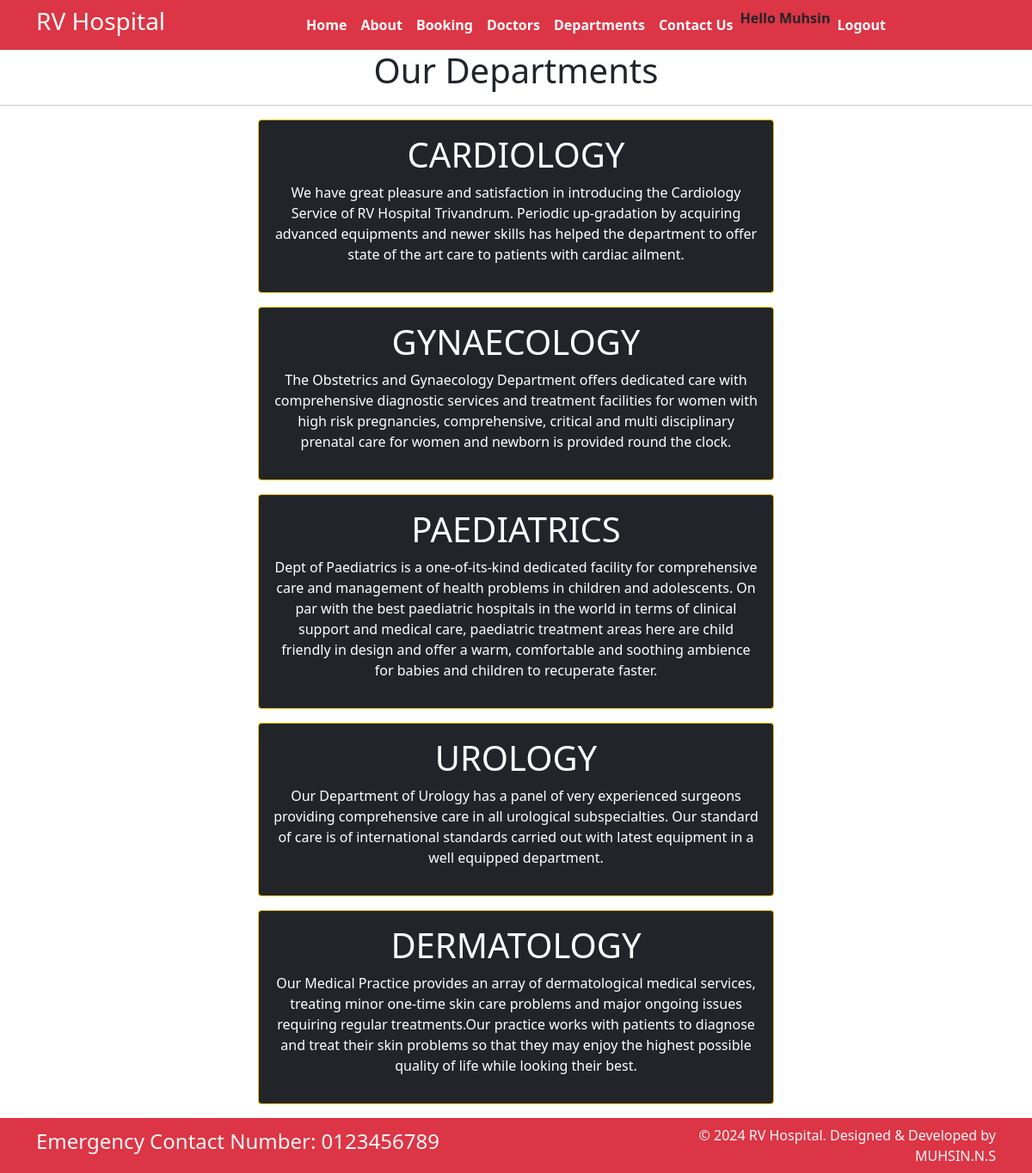
Screenshot of /department (signed in) with the database file from the repository.
### RVapp/models.py (models this page shows, shortened)
class Departments(models.Model):
    dep_name = models.CharField(max_length=100)
    dep_description = models.TextField()

### RVapp/views.py (the view)
# urls.py: path('department', views.department, name='department'),
def department(request):
    dict_dept = {
        'dept': Departments.objects.all()
    }
    return render(request, 'department.html', dict_dept)

### templates/department.html (shortened to what this page needs)
{% extends 'base.html' %}
{% block content%}
<h1 class="text-center">Our Departments</h1>
<hr>
{% for d in dept %}
<div class="mx-auto w-50 bg-dark text-center text-white p-3 my-3 border border-warning rounded">
   <h1>{{d.dep_name}}</h1>
    <p>{{d.dep_description}}</p>
</div>
{% endfor %}
{% endblock %}

### templates/base.html (shortened to what this page needs)
{% load static %}
<!DOCTYPE html>
<html>
<head>
  <link rel="stylesheet" href=" https://cdn.jsdelivr.net/npm/bootstrap@5.1.3/dist/css/bootstrap.min.css ">
  <link rel="stylesheet" href="https://use.fontawesome.com/releases/v5.2.0/css/all.css">
  <link rel="stylesheet" href="{% static '/css/style.css'%}">
</head>
<body>
  <nav class="navbar bg-danger navbar-expand-md ">
    <div class="container">
      <div class="col-2 text-left pl-md-0">
        <h3 class="text-white"> RV Hospital </h3>
      </div>
      <div class="collapse navbar-collapse justify-content-center col-md-8 navbar-collapse-3">
        <ul class="navbar-nav justify-content-center  fw-bold">
          <li class="nav-item active">
            <a class="nav-link text-white" href="{% url 'home' %}">Home </a>
          </li>
          <li class="nav-item">
            <a class="nav-link text-white" href="{% url 'about' %}">About</a>
          </li>
          <li class="nav-item">
            <a class="nav-link text-white" href="{% url 'booking' %}">Booking</a>
          </li>
          <li class="nav-item">
            <a class="nav-link text-white" href="{% url 'doctors' %}">Doctors</a>
          </li>
          <li class="nav-item">
            <a class="nav-link text-white" href="{% url 'department' %}">Departments</a>
          </li>
          <li class="nav-item">
            <a class="nav-link text-white" href="{% url 'contact' %}">Contact Us</a>
          </li>
          {% if user.is_authenticated %}
            <li>Hello {{user.username}}</li>
            <li><a class="nav-link text-white" href="/logout">Logout</a></li>
            {% else %}
            <li><a class="nav-link text-white" href="/register">Register</a></li>
            <li><a class="nav-link text-white" href="/login">Login</a></li>
          {% endif %}
        </ul>
      </div>
    </div>
  </nav>
  {% block content%}{% endblock %}
  <section class="">
    <footer class="pt-2 pb-2  bg-danger text-light">
      <div class="container">
        <div class="row align-items-center">
          <div class="col-12 col-md-8">
            <h4>Emergency Contact Number: 0123456789</h4>
          </div>
          <div class="col-12 col-md-4 mt-4 mt-md-0 text-center text-md-end">
            © 2024 RV Hospital. Designed & Developed by MUHSIN.N.S
          </div>
        </div>
      </div>
    </footer>
  </section>
</body>
</html>

### rows the page displays
Departments: dep_name "CARDIOLOGY", dep_description "We have great pleasure and satisfaction in introducing the Cardiology Service of RV Hospital Trivandrum. Periodic up-gradation by acquiring advanced equipments and newer skills has helped the department to offer state of the art care to patients with cardiac ailment."
Departments: dep_name "GYNAECOLOGY", dep_description "The Obstetrics and Gynaecology Department offers dedicated care with comprehensive diagnostic services and treatment facilities for women with high risk pregnancies, comprehensive, critical and multi disciplinary prenatal care for women and newborn is provided round the clock."
Departments: dep_name "PAEDIATRICS", dep_description "Dept of Paediatrics is a one-of-its-kind dedicated facility for comprehensive care and management of health problems in children and adolescents. On par with the best paediatric hospitals in the world in terms of clinical support and medical care, paediatric treatment areas here are child friendly in design and offer a warm, comfortable and soothing ambience for babies and children to recuperate faster."
Departments: dep_name "UROLOGY", dep_description "Our Department of Urology has a panel of very experienced surgeons providing comprehensive care in all urological subspecialties. Our standard of care is of international standards carried out with latest equipment in a well equipped department."
Departments: dep_name "DERMATOLOGY", dep_description "Our Medical Practice provides an array of dermatological medical services, treating minor one-time skin care problems and major ongoing issues requiring regular treatments.Our practice works with patients to diagnose and treat their skin problems so that they may enjoy the highest possible quality of life while looking their best."

### other values shown
{{ user.username }} "Muhsin"
